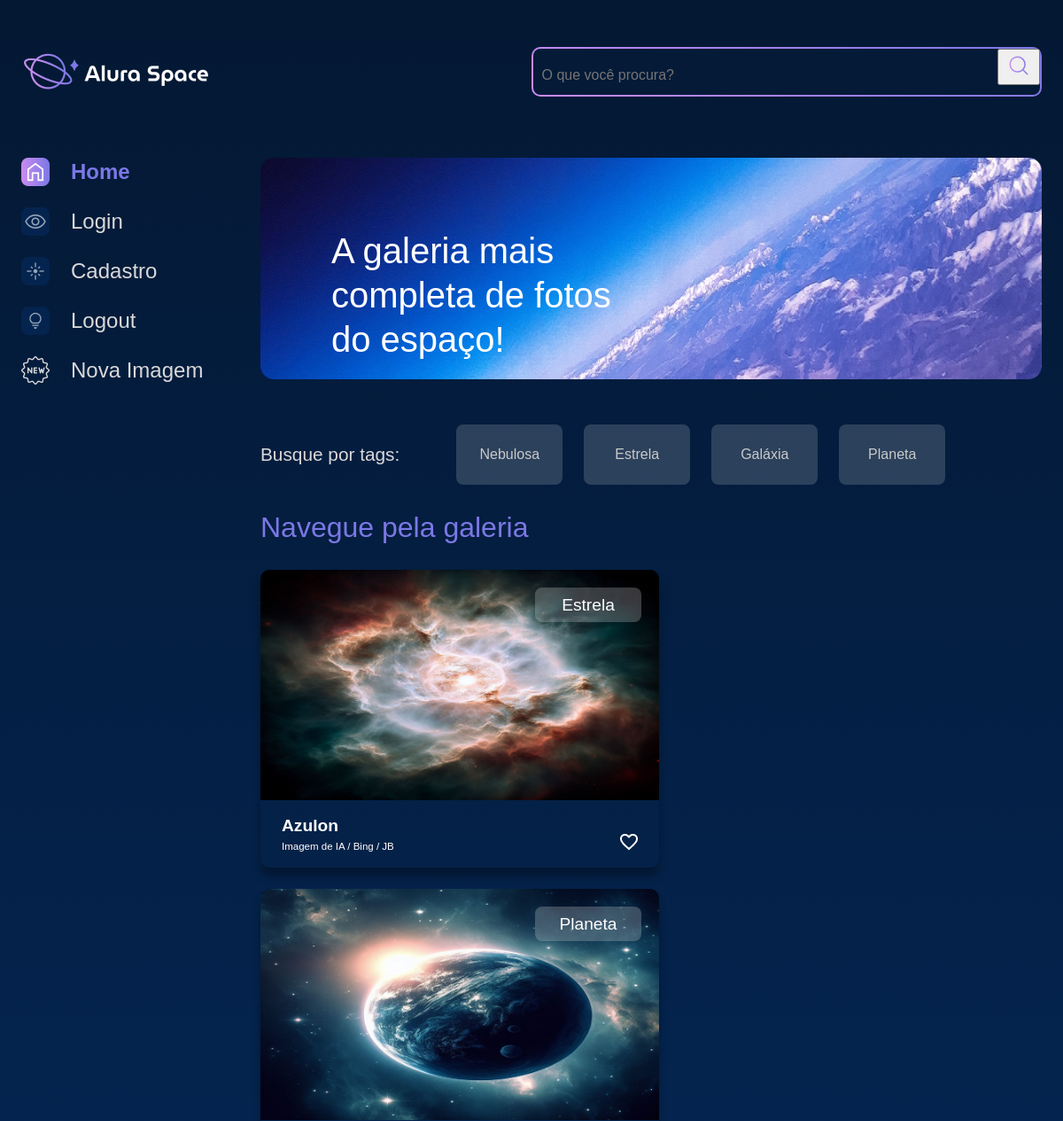
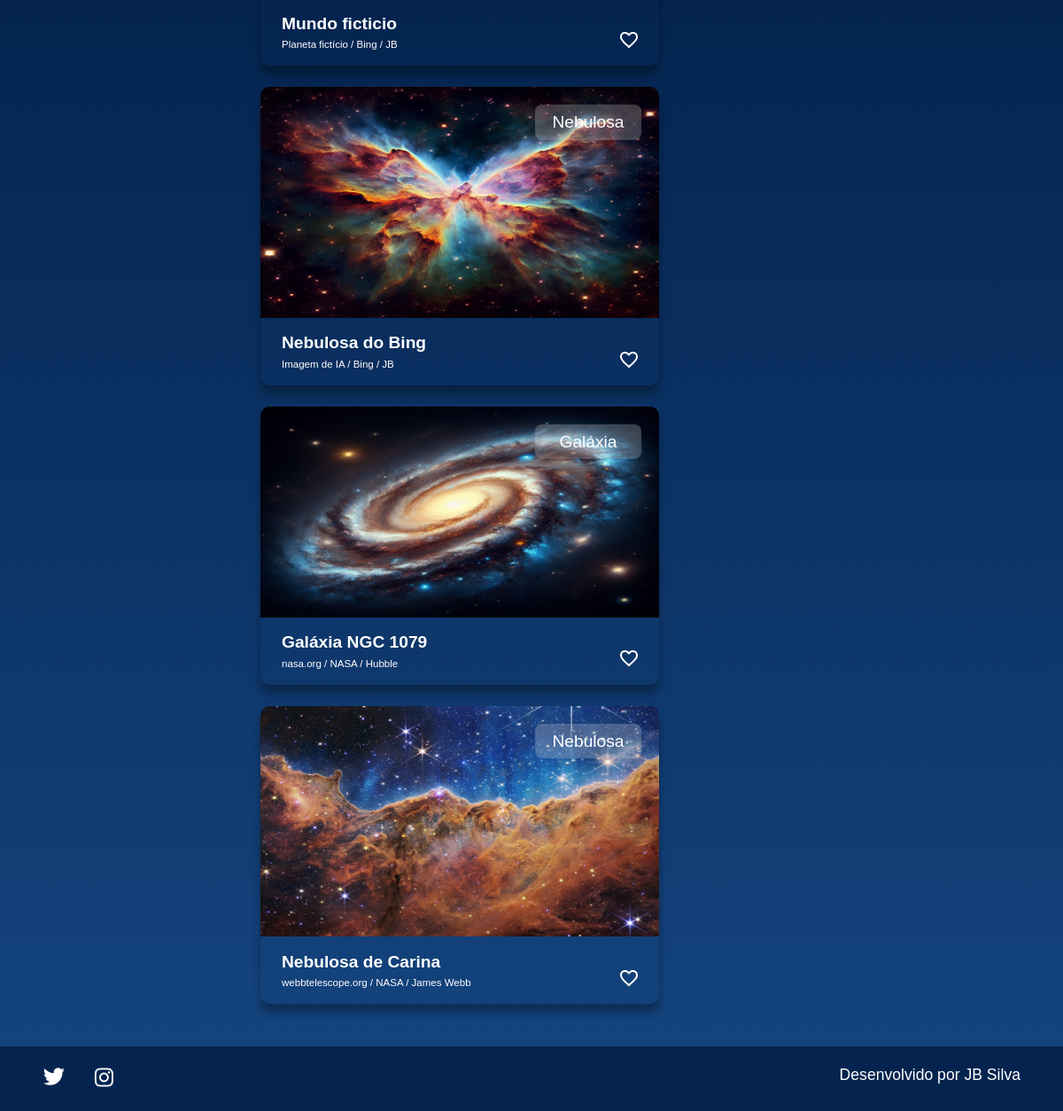
The app's page / (signed in) with its own data (2 pictures, top to bottom).
### apps/galeria/models.py (models this page shows, shortened)
class Fotografia(models.Model):
    OPCOES_CATEGORIA = [
        ("NEBULOSA", "Nebulosa"),
        ("ESTRELA", "Estrela"),
        ("GALÁXIA", "Galáxia"),
        ("PLANETA", "Planeta"),
    ]
    nome = models.CharField(max_length=100, null=False, blank=False)
    legenda = models.CharField(max_length=150, null=False, blank=False)
    categoria = models.CharField(
        choices=OPCOES_CATEGORIA, max_length=100, default="", blank=False
    )
    descricao = models.TextField(null=False, blank=False)
    foto = models.ImageField(upload_to="fotos/%Y/%m/%d/", blank=True)
    publicada = models.BooleanField(default=True)
    data_fotografia = models.DateTimeField(default=datetime.now, blank=False)
    usuario = models.ForeignKey(
        to=User, on_delete=models.SET_NULL, null=True, blank=False, related_name="user"
    )

### apps/galeria/views.py (the view)
# urls.py: path('', index, name='home'),
def index(request):
    if not request.user.is_authenticated:
        messages.info(request, "Usuário não logado")
        return redirect("login")
    fotografias = Fotografia.objects.order_by("-data_fotografia").filter(publicada=True)
    return render(request, "galeria/index.html", {"cards": fotografias})

### templates/galeria/index.html (shortened to what this page needs)
{% extends 'shared/base.html' %}
{% load static %}
{% block content %}
<section class="conteudo">
    <section class="banner">
        <img class="banner__imagem" src="{% static '/assets/imagens/Banner(2).png' %}" alt="banner Alura Space">
        <h1 class="banner__titulo"> A galeria mais completa de fotos do espaço!</h1>
    </section>
    <section class="tags">
        <p class="tags__titulo">Busque por tags:</p>
        <ul class="tags__lista">
            <li class="tags__tag"><a href="{% url 'filtro' 'NEBULOSA'%}" class='btn' style='color:#C9C9C9';>Nebulosa</a></li>
            <li class="tags__tag"><a href="{% url 'filtro' 'ESTRELA'%}" class='btn' style='color:#C9C9C9';>Estrela</a></li>
            <li class="tags__tag"><a href="{% url 'filtro' 'GALÁXIA' %}" class='btn' style='color:#C9C9C9';>Galáxia</a></li>
            <li class="tags__tag"><a href="{% url 'filtro' 'PLANETA'%}" class='btn' style='color:#C9C9C9';>Planeta</a></li>
        </ul>
    </section>
    <section class="galeria">
        <div class="cards">
            <h2 class="cards__titulo">Navegue pela galeria</h2>
            <ul class="cards__lista">
                {% if cards %}
                {% for fotografia in cards %}
                <li class="card">
                    <a href="{% url 'imagem' fotografia.id %}">
                        {% if fotografia.foto == "" or fotografia.foto == null %}
                        <img class="card__imagem" src="{% static '/assets/imagens/galeria/not-found.png'%}" alt="foto">
                        {% else %}
                        <img class="card__imagem" src="{{ fotografia.foto.url }}" alt="foto">
                        {% endif %}
                    </a>
                    <span class="card__tag">{{ fotografia.categoria|lower|capfirst }}</span>
                    <div class="card__info">
                        <p class="card__titulo">{{fotografia.nome}}</p>
                        <div class="card__texto">
                            <p class="card__descricao">{{fotografia.legenda}}</p>
                            <span>
                                <img src="{% static '/assets/ícones/1x/favorite_outline.png' %}" alt="ícone de coração">
                            </span>
                        </div>
                    </div>
                </li>
                {% endfor %}
                {% endif %}
            </ul>
        </div>
    </section>
</section>
</main>
</div>
{% endblock %}

### setup/static/styles/style.css (style rules this page uses)
html, body, div, span, applet, object, iframe, h1, h2, h3, h4, h5, h6, p, blockquote, pre, a, abbr, acronym, address, big, cite, code, del, dfn, em, img, ins, kbd, q, s, samp, small, strike, strong, sub, sup, tt, var, b, u, i, center, dl, dt, dd, ol, ul, li, fieldset, form, label, legend, table, caption, tbody, tfoot, thead, tr, th, td, article, aside, canvas, details, embed, figure, figcaption, footer, header, hgroup, menu, nav, output, ruby, section, summary, time, mark, audio, video { margin: 0; padding: 0; border: 0; font-size: 100%; font: inherit; vertical-align: baseline; }
article, aside, details, figcaption, figure, footer, header, hgroup, menu, nav, section { display: block; }
body { line-height: 1; font-family: 'Space Grotesk', sans-serif; min-height: 100vh; background: linear-gradient(#041833,#04244F,#154580); background-repeat: no-repeat; background-position: center; background-size: cover; }
ol, ul { list-style: none; }
.banner { width: auto; position: relative; margin-bottom: 1.5rem; }
.banner__imagem { width: 100%; }
.banner__titulo { color: #FFFFFF; font-size: 40px; width: 350px; line-height: 50px; position: absolute; top: 80px; left: 80px; }
.cards { width: 100%; }
.cards__titulo { color: #7B78E5; font-size: 2rem; line-height: 3rem; margin-bottom: 1.5rem; }
.cards__lista { display: flex; flex-wrap: wrap; justify-content: space-between; align-content: space-between; }
.card { border-radius: 10px; box-shadow: 0px 10px 10px #00000050; color: #FFFFFF; margin-bottom: 1.5rem; position: relative; width: 450px; }
.card__imagem { width: 450px; border-radius: 10px 10px 0 0; }
.card__tag { background-color: #D9D9D940; border-radius: 8px; border: 2px solid transparent; font-size: 1.2rem; left: 310px; margin-right: 1.5rem; padding: .5rem .5rem; position: absolute; text-align: center; top: 20px; width: 100px; }
.card__info { font-size: 1.2rem; padding: 0 1.5rem 1rem 1.5rem; }
.card__titulo { font-weight: bold; line-height: 1.2rem; margin-top: 0.8em; }
.card__texto { display: flex; justify-content: space-between; flex-wrap: wrap; }
.card__texto img { cursor: pointer; }
.card__descricao { font-size: 0.6em; margin-top: 0.8em; }
.galeria { display: flex; width: 100%; }
.tags { padding: 1.5rem 0; display: flex; align-items: center; color: #D9D9D9; font-size: 1.3rem; }
.tags__titulo { margin-right: 4rem; }
.tags__lista { display: flex; }
.tags__tag { background-color: #D9D9D930; margin-right: 1.5rem; border-radius: 8px; padding: .8rem .5rem; width: 100px; text-align: center; border: 2px solid transparent; }
.btn { --bs-btn-padding-x: 0.75rem; --bs-btn-padding-y: 0.375rem; --bs-btn-font-family: ; --bs-btn-font-size: 1rem; --bs-btn-font-weight: 400; --bs-btn-line-height: 1.5; --bs-btn-color: #212529; --bs-btn-bg: transparent; --bs-btn-border-width: 1px; --bs-btn-border-color: transparent; --bs-btn-border-radius: 0.375rem; --bs-btn-hover-border-color: transparent; --bs-btn-box-shadow: inset 0 1px 0 rgba(255, 255, 255, 0.15),0 1px 1px rgba(0, 0, 0, 0.075); --bs-btn-disabled-opacity: 0.65; --bs-btn-focus-box-shadow: 0 0 0 0.25rem rgba(var(--bs-btn-focus-shadow-rgb), .5); display: inline-block; padding: var(--bs-btn-padding-y) var(--bs-btn-padding-x); font-family: var(--bs-btn-font-family); font-size: var(--bs-btn-font-size); font-weight: var(--bs-btn-font-weight); line-height: var(--bs-btn-line-height); color: var(--bs-btn-color); text-align: center; text-decoration: none; vertical-align: middle; cursor: pointer; -webkit-user-select: none; -moz-user-select: none; user-select: none; border: var(--bs-btn-border-width) solid var(--bs-btn-border-color); border-radius: var(--bs-btn-border-radius); background-color: var(--bs-btn-bg); transition: color .15s ease-in-out,background-color .15s ease-in-out,border-color .15s ease-in-out,box-shadow .15s ease-in-out; }

### records on screen
Fotografia: foto (picture), categoria "Estrela", nome "Azulon", legenda "Imagem de IA / Bing / JB"
Fotografia: foto (picture), categoria "Planeta", nome "Mundo ficticio", legenda "Planeta fictício / Bing / JB"
Fotografia: foto (picture), categoria "Nebulosa", nome "Nebulosa do Bing", legenda "Imagem de IA / Bing / JB"
Fotografia: foto (picture), categoria "Galáxia", nome "Galáxia NGC 1079", legenda "nasa.org / NASA / Hubble"
Fotografia: foto (picture), categoria "Nebulosa", nome "Nebulosa de Carina", legenda "webbtelescope.org / NASA / James Webb"
